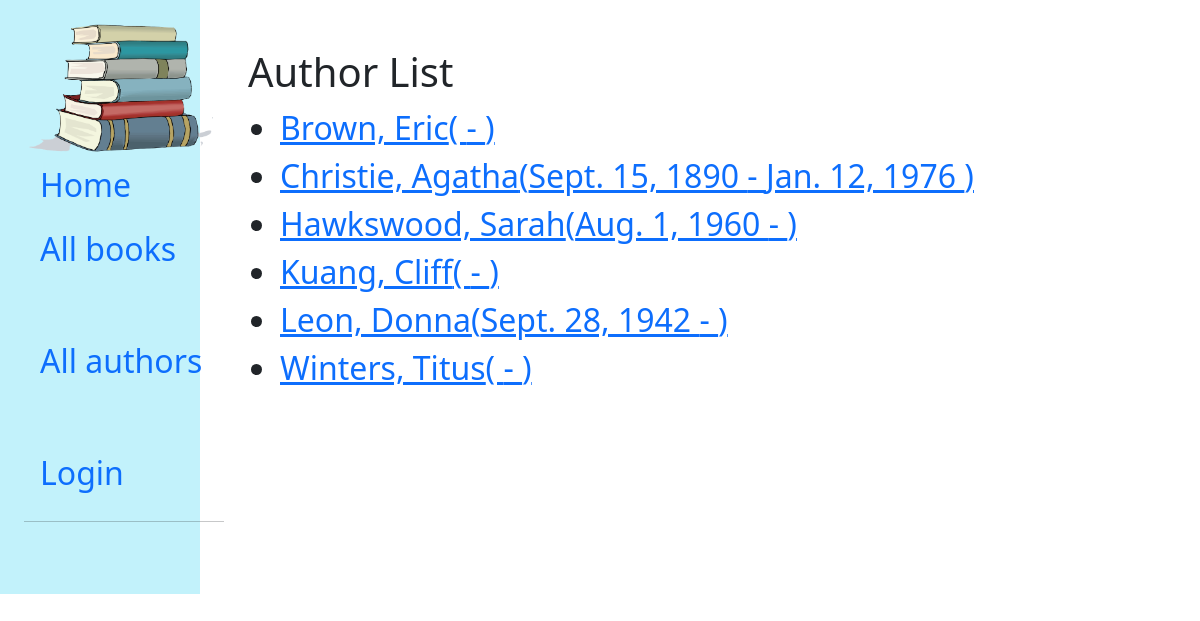
Screenshot of /catalog/authors/ with the database file from the repository.
### catalog/models.py (models this page shows)
class Author(models.Model):
    first_name = models.CharField(max_length=100)
    last_name = models.CharField(max_length=100)
    date_of_birth = models.DateField(null=True, blank=True)
    date_of_death = models.DateField('Died', null=True, blank=True)
    class Meta:
        ordering = ['last_name', 'first_name']
    def get_absolute_url(self):
        return reverse('author-detail', args=[str(self.id)])
    def __str__(self):
        return f'{self.last_name}, {self.first_name}'

### catalog/views.py (the view)
# urls.py: path('authors/', views.AuthorListView.as_view(), name='authors'),
class AuthorListView(generic.ListView):
    model = Author
    paginate_by = 10

### catalog/templates/catalog/author_list.html
{% extends "base_generic.html" %}
{% block content %}
<h1>Author List</h1>
{% if author_list %}
<ul>
  {% for author in author_list %}
  <li>
    <a href="{{ author.get_absolute_url }}">
      {{ author }}({% if author.date_of_birth %}{{author.date_of_birth}}{% endif %} - {% if author.date_of_death %}{{ author.date_of_death }} {% endif %})
  </li>
  {% endfor %}
</ul>
{% else %}
<p>There are no authors yet.</p>
{% endif %}
{% endblock %}

### catalog/static/css/styles.css (style rules this page uses)
body { font-size: 2rem; }

### rows the page displays
Author: last_name+first_name "Brown, Eric"
Author: last_name+first_name "Christie, Agatha", date_of_birth "Sept. 15, 1890", date_of_death "Jan. 12, 1976"
Author: last_name+first_name "Hawkswood, Sarah", date_of_birth "Aug. 1, 1960"
Author: last_name+first_name "Kuang, Cliff"
Author: last_name+first_name "Leon, Donna", date_of_birth "Sept. 28, 1942"
Author: last_name+first_name "Winters, Titus"
